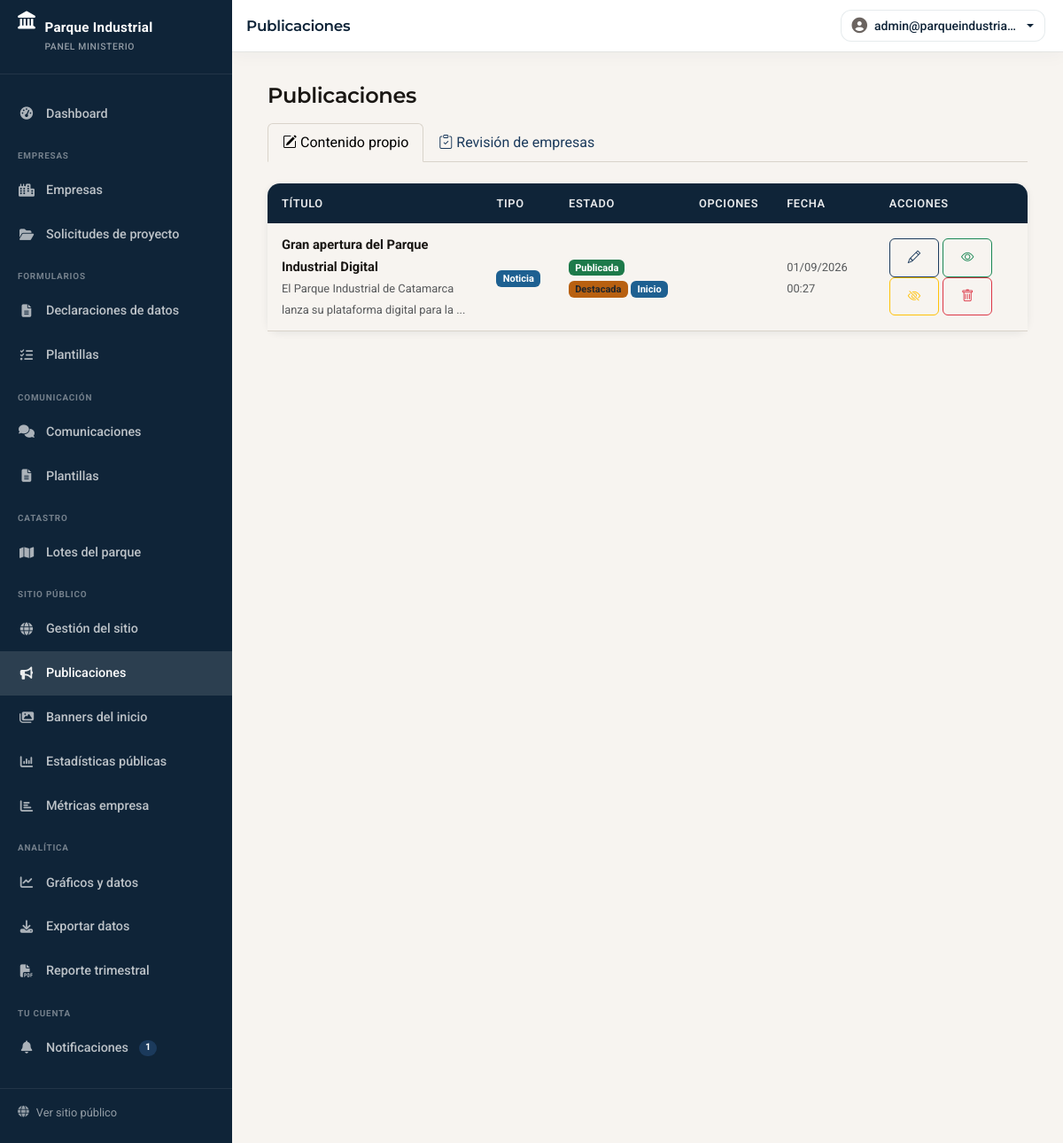
Page /ministerio/publicaciones.php (signed in) on the committed database.
### tables this page shows
CREATE TABLE `publicaciones` (
  `id` int(11) NOT NULL AUTO_INCREMENT,
  `empresa_id` int(11) DEFAULT NULL COMMENT 'NULL si es del ministerio',
  `usuario_id` int(11) NOT NULL,
  `tipo` enum('noticia','evento','promocion','comunicado') DEFAULT 'noticia',
  `titulo` varchar(255) NOT NULL,
  `slug` varchar(255) NOT NULL,
  `extracto` text DEFAULT NULL,
  `contenido` longtext DEFAULT NULL,
  `imagen` varchar(255) DEFAULT NULL,
  `publicado` tinyint(1) DEFAULT 0,
  `destacado` tinyint(1) DEFAULT 0,
  `mostrar_en_inicio` tinyint(1) DEFAULT 0,
  `estado` enum('borrador','pendiente','aprobado','rechazado') DEFAULT 'borrador',
  `aprobado_por` int(11) DEFAULT NULL,
  `fecha_aprobacion` datetime DEFAULT NULL,
  `motivo_rechazo` text DEFAULT NULL,
  `fecha_publicacion` datetime DEFAULT NULL,
  `fecha_expiracion` datetime DEFAULT NULL,
  `visitas` int(11) DEFAULT 0,
  `created_at` timestamp NOT NULL DEFAULT current_timestamp(),
  `updated_at` timestamp NOT NULL DEFAULT current_timestamp() ON UPDATE current_timestamp(),
  PRIMARY KEY (`id`),
  KEY `empresa_id` (`empresa_id`),
  KEY `usuario_id` (`usuario_id`),
  KEY `aprobado_por` (`aprobado_por`),
  KEY `idx_estado` (`estado`),
  KEY `idx_publicado` (`publicado`),
  KEY `idx_fecha` (`fecha_publicacion`),
  CONSTRAINT `publicaciones_ibfk_1` FOREIGN KEY (`empresa_id`) REFERENCES `empresas` (`id`) ON DELETE CASCADE,
  CONSTRAINT `publicaciones_ibfk_2` FOREIGN KEY (`usuario_id`) REFERENCES `usuarios` (`id`) ON DELETE CASCADE,
  CONSTRAINT `publicaciones_ibfk_3` FOREIGN KEY (`aprobado_por`) REFERENCES `usuarios` (`id`) ON DELETE SET NULL
);

### includes/funciones.php (called while the page is built, shortened)
<?php
function e($string) {
    return htmlspecialchars($string ?? '', ENT_QUOTES, 'UTF-8');
}
function format_datetime($date, $format = 'd/m/Y H:i') {
    $dt = new DateTime($date);
    return $dt->format($format);
}
function truncate($text, $length = 100, $suffix = '...') {
    return mb_substr($text, 0, $length) . $suffix;
}

### public/ministerio/publicaciones.php (the view, shortened to what this page needs)
<?php
$db = getDB();
$pub_errors = [];
$tab = $_GET['tab'] ?? 'propias';
$editando = null;
if ($tab === 'propias') {
    $mostrar_form = isset($_GET['nueva']) || $editando;
    $stmt = $db->query("SELECT * FROM publicaciones WHERE empresa_id IS NULL ORDER BY created_at DESC");
    $propias = $stmt->fetchAll();
}
require_once BASEPATH . '/includes/ministerio_layout_header.php';
?>
<div class="d-flex justify-content-between align-items-center mb-3">
    <h2 class="h4 fw-semibold mb-0">Publicaciones</h2>
</div>
<ul class="nav nav-tabs mb-4">
    <li class="nav-item">
        <a class="nav-link <?= $tab === 'propias' ? 'active' : '' ?>" href="publicaciones.php?tab=propias">
            <i class="bi bi-pencil-square me-1"></i>Contenido propio
        </a>
    </li>
    <li class="nav-item">
        <a class="nav-link <?= $tab === 'revision' ? 'active' : '' ?>" href="publicaciones.php?tab=revision">
            <i class="bi bi-clipboard-check me-1"></i>Revisión de empresas
        </a>
    </li>
</ul>
<?php
      if ($tab === 'propias'): ?>
<?php if ($mostrar_form): ?>
<div class="card">
    <div class="card-header bg-white">
        <h5 class="mb-0"><?= !empty($editando['id']) ? 'Editar publicación' : 'Nueva publicación' ?></h5>
    </div>
    <div class="card-body">
        <?php if (!empty($pub_errors['general'])): ?>
        <div class="alert alert-danger"><?= e($pub_errors['general']) ?></div>
        <?php endif; ?>
        <form method="POST" enctype="multipart/form-data">
            <?= csrf_field() ?>
            <?php if (!empty($editando['id'])): ?>
            <input type="hidden" name="publicacion_id" value="<?= (int) $editando['id'] ?>">
            <?php endif; ?>
            <div class="row g-3">
                <div class="col-md-8">
                    <label class="form-label">Título *</label>
                    <input type="text" name="titulo" class="form-control<?= isset($pub_errors['titulo']) ? ' is-invalid' : '' ?>" required maxlength="255" value="<?= e($editando['titulo'] ?? '') ?>">
                    <?php if (isset($pub_errors['titulo'])): ?><div class="invalid-feedback"><?= e($pub_errors['titulo']) ?></div><?php endif; ?>
                </div>
                <div class="col-md-4">
                    <label class="form-label">Tipo</label>
                    <select name="tipo" class="form-select">
                        <?php foreach (['noticia' => 'Noticia', 'evento' => 'Evento', 'promocion' => 'Promoción', 'comunicado' => 'Comunicado', 'empleados' => 'Empleados'] as $val => $label): ?>
                        <option value="<?= $val ?>" <?= ($editando['tipo'] ?? 'noticia') === $val ? 'selected' : '' ?>><?= $label ?></option>
                        <?php endforeach; ?>
                    </select>
                </div>
                <div class="col-12">
                    <label class="form-label">Extracto <span class="text-muted fw-normal small">(se muestra en listados)</span></label>
                    <input type="text" name="extracto" class="form-control" maxlength="500" value="<?= e($editando['extracto'] ?? '') ?>">
                </div>
                <div class="col-12">
                    <label class="form-label">Contenido <span class="text-muted fw-normal small">(obligatorio al publicar)</span></label>
                    <textarea name="contenido" class="form-control<?= isset($pub_errors['contenido']) ? ' is-invalid' : '' ?>" rows="12"><?= e($editando['contenido'] ?? '') ?></textarea>
                    <?php if (isset($pub_errors['contenido'])): ?><div class="invalid-feedback"><?= e($pub_errors['contenido']) ?></div><?php endif; ?>
                </div>
                <div class="col-md-6">
                    <label class="form-label">Imagen <span class="text-muted fw-normal small">(JPG, PNG, WebP)</span></label>
                    <input type="file" name="imagen" class="form-control<?= isset($pub_errors['imagen']) ? ' is-invalid' : '' ?>" accept="image/jpeg,image/png,image/gif,image/webp">
                    <?php if (isset($pub_errors['imagen'])): ?><div class="invalid-feedback"><?= e($pub_errors['imagen']) ?></div><?php endif; ?>
                    <?php if (!empty($editando['imagen'])): ?>
                    <div class="mt-2">
                        <img src="<?= e(uploads_resolve_url($editando['imagen'], 'publicaciones')) ?>" alt="" style="max-height:80px;border-radius:4px;">
                        <small class="text-muted d-block mt-1">Imagen actual — subir nueva para reemplazar</small>
                    </div>
                    <?php endif; ?>
                </div>
                <div class="col-md-6">
                    <label class="form-label">Fecha de publicación <span class="text-muted fw-normal small">(opcional)</span></label>
                    <input type="datetime-local" name="fecha_publicacion" class="form-control" value="<?= e(substr($editando['fecha_publicacion'] ?? '', 0, 16)) ?>">
                </div>
                <div class="col-12">
                    <div class="form-check form-check-inline">
                        <input class="form-check-input" type="checkbox" name="destacado" id="chk_destacado" value="1" <?= !empty($editando['destacado']) ? 'checked' : '' ?>>
                        <label class="form-check-label" for="chk_destacado">Destacada</label>
                    </div>
                    <div class="form-check form-check-inline">
                        <input class="form-check-input" type="checkbox" name="mostrar_en_inicio" id="chk_inicio" value="1" <?= !empty($editando['mostrar_en_inicio']) ? 'checked' : '' ?>>
                        <label class="form-check-label" for="chk_inicio">Mostrar en inicio</label>
                    </div>
                </div>
            </div>
            <div class="d-flex gap-2 mt-4">
                <button type="submit" name="accion" value="guardar" class="btn btn-outline-secondary" formnovalidate>
                    <i class="bi bi-save me-1"></i>Guardar borrador
                </button>
                <button type="submit" name="accion" value="publicar" class="btn btn-primary">
                    <i class="bi bi-globe me-1"></i>Publicar
                </button>
            </div>
        </form>
    </div>
</div>
<?php else: ?>
<?php if (empty($propias)): ?>
<div class="text-center py-5 text-muted">
    <i class="bi bi-newspaper display-1"></i>
    <p class="mt-3">Aún no hay publicaciones propias del ministerio.</p>
    <a href="publicaciones.php?tab=propias&nueva=1" class="btn btn-primary mt-2">
        <i class="bi bi-plus-circle me-1"></i>Crear primera publicación
    </a>
</div>
<?php else: ?>
<div class="table-container">
    <table class="table table-hover mb-0">
        <thead>
            <tr>
                <th>Título</th>
                <th>Tipo</th>
                <th>Estado</th>
                <th>Opciones</th>
                <th>Fecha</th>
                <th>Acciones</th>
            </tr>
        </thead>
        <tbody>
            <?php
            $tipo_badge   = ['noticia' => 'bg-info', 'evento' => 'bg-primary', 'promocion' => 'bg-warning text-dark', 'comunicado' => 'bg-secondary', 'empleados' => 'bg-success'];
            $estado_badge = ['borrador' => 'bg-secondary', 'aprobado' => 'bg-success'];
            foreach ($propias as $pub):
            ?>
            <tr>
                <td>
                    <strong><?= e($pub['titulo']) ?></strong>
                    <?php if ($pub['extracto']): ?><br><small class="text-muted"><?= e(truncate($pub['extracto'], 70)) ?></small><?php endif; ?>
                </td>
                <td><span class="badge <?= $tipo_badge[$pub['tipo']] ?? 'bg-secondary' ?>"><?= ucfirst($pub['tipo']) ?></span></td>
                <td>
                    <span class="badge <?= $estado_badge[$pub['estado']] ?? 'bg-secondary' ?>">
                        <?= $pub['publicado'] ? 'Publicada' : ucfirst($pub['estado']) ?>
                    </span>
                    <?php if ($pub['destacado']): ?> <span class="badge bg-warning text-dark">Destacada</span><?php endif; ?>
                    <?php if ($pub['mostrar_en_inicio']): ?> <span class="badge bg-info">Inicio</span><?php endif; ?>
                </td>
                <td class="text-center"></td>
                <td><small class="text-muted"><?= format_datetime($pub['created_at']) ?></small></td>
                <td>
                    <a href="publicaciones.php?tab=propias&editar=<?= $pub['id'] ?>" class="btn btn-sm btn-outline-primary" title="Editar"><i class="bi bi-pencil"></i></a>
                    <?php if ($pub['publicado']): ?>
                    <a href="<?= e(rtrim(PUBLIC_URL, '/')) ?>/publicacion.php?slug=<?= e($pub['slug']) ?>" target="_blank" class="btn btn-sm btn-outline-success" title="Ver"><i class="bi bi-eye"></i></a>
                    <form method="POST" class="d-inline">
                        <button class="btn btn-sm btn-outline-warning" title="Despublicar" onclick="return confirm('¿Despublicar?')"><i class="bi bi-eye-slash"></i></button>
                    </form>
                    <?php endif; ?>
                    <form method="POST" class="d-inline" onsubmit="return confirm('¿Eliminar esta publicación?')">
                        <button class="btn btn-sm btn-outline-danger" title="Eliminar"><i class="bi bi-trash"></i></button>
                    </form>
                </td>
            </tr>
            <?php endforeach; ?>
        </tbody>
    </table>
</div>
<?php endif; ?>
<?php endif;  ?>
<?php
endif;  ?>
<?php require_once BASEPATH . '/includes/ministerio_layout_footer.php'; ?>

### public/css/styles.css (style rules this page uses)
:root { --primary: #1b3a5c; --primary-dark: #0f2438; --primary-mid: #1e4a73; --primary-light: #2c6496; --amber: #c4601a; --amber-light: #e8813a; --amber-bg: #fdf0e4; --secondary: #1d7a4a; --secondary-bg: #e4f3eb; --success: #1d7a4a; --success-bg: #e4f3eb; --warning: #b86010; --warning-bg: #fdf0e4; --danger: #c0392b; --danger-bg: #fdecea; --info: #1e6091; --info-bg: #e3eef8; --stone: #f7f4f0; --stone-mid: #ede9e3; --stone-deep: #d9d3ca; --ink: #1a1714; --muted: #6b6460; --white: #ffffff; --gray-100: #f7f4f0; --gray-200: #ede9e3; --gray-300: #d9d3ca; --gray-600: #6b6460; --gray-800: #2e2a27; --gray-900: #1a1714; --shadow: 0 2px 8px rgba(15, 36, 56, 0.08); --shadow-lg: 0 6px 24px rgba(15, 36, 56, 0.12); --shadow-amber: 0 4px 16px rgba(196, 96, 26, 0.22); --radius: 6px; --radius-md: 10px; --radius-lg: 14px; --radius-pill: 999px; }
:root { --bs-primary: #1b3a5c; --bs-primary-rgb: 27, 58, 92; --bs-secondary: #6b6460; --bs-secondary-rgb: 107, 100, 96; --bs-success: #1d7a4a; --bs-success-rgb: 29, 122, 74; --bs-warning: #b86010; --bs-warning-rgb: 184, 96, 16; --bs-danger: #c0392b; --bs-danger-rgb: 192, 57, 43; --bs-info: #1e6091; --bs-info-rgb: 30, 96, 145; --bs-body-bg: #f7f4f0; --bs-body-color: #1a1714; --bs-border-color: #d9d3ca; --bs-link-color: #1b3a5c; --bs-link-hover-color: #1e4a73; --bs-success-bg-subtle: #e4f3eb; --bs-warning-bg-subtle: #fdf0e4; --bs-danger-bg-subtle: #fdecea; --bs-info-bg-subtle: #e3eef8; }
* { box-sizing: border-box; }
html { scroll-behavior: smooth; }
body { font-family: 'Inter', 'Roboto', system-ui, sans-serif; font-size: 16px; line-height: 1.65; color: var(--ink); background: var(--stone); margin: 0; }
h1, h2, h3, h4, h5, h6 { font-family: 'Montserrat', system-ui, sans-serif; font-weight: 700; color: var(--ink); letter-spacing: -0.015em; }
a { color: var(--primary); text-decoration: none; transition: color 0.2s; }
.table-container { background: #fff; border-radius: var(--radius-lg); box-shadow: var(--shadow); overflow: visible; }
.table-container > .table thead tr:first-child th:first-child { border-top-left-radius: var(--radius-lg); }
.table-container > .table thead tr:first-child th:last-child { border-top-right-radius: var(--radius-lg); }
.table { margin: 0; }
.table thead th { background: var(--primary-dark); color: rgba(255,255,255,0.9); font-weight: 600; font-size: 0.8rem; letter-spacing: 0.05em; text-transform: uppercase; border: none; padding: 12px 16px; }
.table tbody td { padding: 12px 16px; vertical-align: middle; color: var(--ink); font-size: 0.92rem; }
.btn { border-radius: var(--radius); padding: 10px 20px; font-weight: 600; font-size: 0.9rem; transition: background 0.2s, transform 0.15s, box-shadow 0.2s; }
.btn-outline-primary { color: var(--primary); border-color: var(--primary); background: transparent; }

### public/css/empresa-app.css (style rules this page uses)
:root { --ea-primary: #1b3a5c; --ea-primary-dark: #0f2438; --ea-primary-mid: #1e4a73; --ea-amber: #c4601a; --ea-surface: #f7f4f0; --ea-card-shadow: 0 4px 24px rgba(15, 36, 56, 0.07); --ea-card-shadow-hover: 0 8px 32px rgba(15, 36, 56, 0.12); --ea-sidebar-w: 232px; --ea-topbar-h: 58px; }
body.empresa-app-body, body.ministerio-app-body { margin: 0; min-height: 100vh; background: #f7f4f0; font-family: 'Roboto', system-ui, sans-serif; }
body.ministerio-app-body { --ea-sidebar-w: 262px; }

### rows in the picture
publicaciones: titulo "Gran apertura del Parque Industrial Digital", extracto "El Parque Industrial de Catamarca lanza su plataforma digital para la ...", tipo "Noticia", publicado "Publicada", destacado "Destacada", mostrar_en_inicio "Inicio", created_at "01/09/2026 00:27"

### other values in the picture
$badge_notif "1"
$page_title "Publicaciones"
$topbar_name "admin@parqueindustria…"
